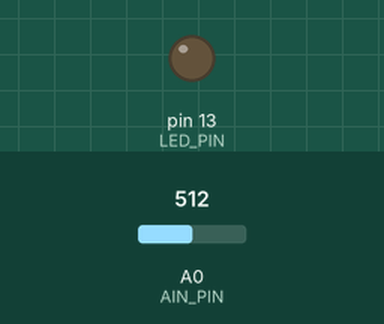
Bench run of a sketch on a simulated Arduino Uno, built with avr-gcc and run on an emulated ATmega328P. On the bench: output pins drawn as LEDs (lit = HIGH). Inputs (shaded band) come from the test bench; at power-on: A0 (AIN_PIN) = 512.

Above: at 4.8 s.
4.9 s: A0 (AIN_PIN) set to 108
At 7.24 s:
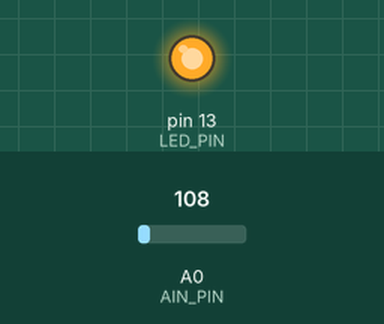
7.9 s: A0 (AIN_PIN) set to 93
Timing chart, 0 to 15.4 s (numbered marks = the images above; inputs shaded):
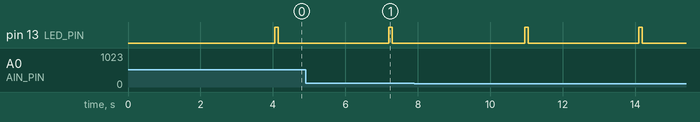

Measured:
- by itself, pin 13 (LED_PIN): alternates HIGH for 0.10 s and LOW for 3.0 s

The sketch:

list04.ino
```cpp
/**
 * ミニ四駆のホイール回転時間を計測して速度を求め
 * シリアルポートに結果を送信する
 */
#include <SoftwareSerial.h>

#define LED_PIN (13) //LEDピン番号定義
#define RX_PIN  (3) //RXピン番号定義
#define TX_PIN  (2) //TXピン番号定義
#define AIN_PIN (0)  //センサ入力ピン番号定義


SoftwareSerial mySerial(RX_PIN,TX_PIN); //シリアルポート設定

char str[128];           //送信用文字列バッファ
unsigned long nextTime;  //次回送信時刻
const unsigned long T = 1000; //送信間隔[ms]

void setup()
{
  //シリアルポート有効化。SBDBTのデフォルトのボーレート9600を設定
  mySerial.begin(9600);

  // 次回送信時刻の更新
  nextTime = millis() + T;

  // ピンモードの設定
  pinMode(LED_PIN, OUTPUT);
}

void loop()
{
  // 現在時刻(=プログラムの実行開始から現在までの時間)を取得
  unsigned long curTime = millis();

  // 現在時刻が送信時刻を超えていたら、ホイールの回転時間と速度を求めてデータ送信
  if (curTime > nextTime){
    // 次回送信時刻を更新
    nextTime += T;

    // ホイールの回転時間[ms]を求める
    long period = calcRotationPeriod();
    if (period >= 0){
      // 成功
      // 速度を算出
      // ホイール一回転で進む距離を回転時間で割って求める
      // ホイール一回転で進む距離はタイヤの円周と等しいとする
      const double diameter = 30; // タイヤの直径[mm]
      double velocity = diameter*PI/double(period)*3600; // 速度 [km/h]. 3600は[mm/μs]->[km/h]変換の係数

      // 送信用文字列を作成
      char strVel[6]; // 速度の文字列格納用
      dtostrf(velocity,5,2,strVel); //arduinoのsprintfは浮動小数点を文字列にする%fが使えない。代わりにdtostrfを使う。
      sprintf(str,"millis:%ld period:%ld[μs] velocity:%s[km/h]",curTime, period, strVel);
    }else{
      // 失敗
      // 送信用文字列を作成
      sprintf(str,"millis:%ld period:TimeOver velocity:Unknown",curTime);
    }

    // シリアルポートへ文字列送信
    mySerial.println(str);

    // スケッチ書き込み確認用にLED点滅
    digitalWrite(LED_PIN,HIGH);
    delay(100);
    digitalWrite(LED_PIN,LOW);
  }
}

// ホイールが１回転する時間を求める。
// 正しく求められた時はその値[μs]を返す。
// タイムオーバーなどで失敗した時は-1を返す。
long calcRotationPeriod()
{
  // LOW→HIGHになるまで待つ
  if (waitLowToHigh() == false){
    return -1;
  }
  // LOW→HIGHになった時刻を保存
  unsigned long t1 = micros();

  // もう一度LOW→HIGHになるまで待つ
  if (waitLowToHigh() == false){
    return -1;
  }
  // LOW→HIGHになった時刻を保存
  unsigned long t2 = micros();

  // 時刻t1, t2の差分が１回転した時間
  return t2 - t1;
}


// アナログ入力値がLOW→HIGHに切り替わるまで待つ
// 成功すればtrueを返す。タイムオーバーで失敗すればfalseを返す。
boolean waitLowToHigh()
{
  const int thresholdHIGH = 200; //HIGHを判断する閾値。アナログ入力値がこの値以上になったらHIGHと判断
  const int thresholdLOW = 100; //LOWを判断する閾値。アナログ入力値がこの値以下になったらLOWと判断
  const unsigned long timeOverDuration = 3000000; //タイムオーバー間隔[μs]。この時間内にHIGH/LOW切替がなければエラーとみなす

  // １．LOWになるまで待つ
  unsigned long timeOver = micros() + timeOverDuration; //タイムオーバー時刻
  while(true){
    // タイムオーバーチェック
    if (micros() > timeOver){
      // タイムオーバー発生
      return false;
    }
    // アナログ入力値を見て閾値以下か確認
    if (analogRead(AIN_PIN) <= thresholdLOW){
      // 十分にLOWになったとみなしてループを抜ける
      break;
    }
  }

  // ２．HIGHになるまで待つ
  timeOver = micros() + timeOverDuration; //タイムオーバー時刻更新
  while(true){
    // タイムオーバーチェック
    if (micros() > timeOver){
      // タイムオーバー発生
      return false;
    }
    // アナログ入力値を見て閾値以上か確認
    if (analogRead(AIN_PIN) >= thresholdHIGH){
      // 十分にHIGHになったとみなしてループを抜ける
      break;
    }
  }

  return true;
}
```
